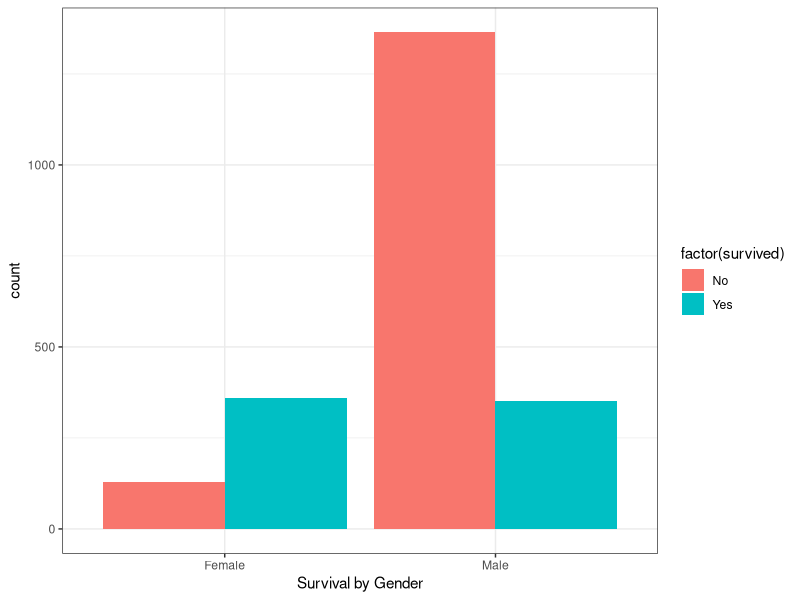
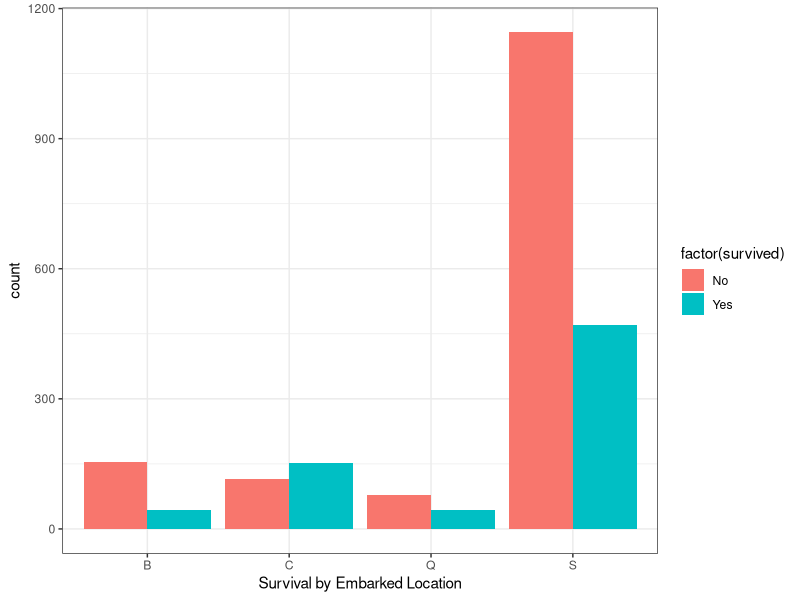
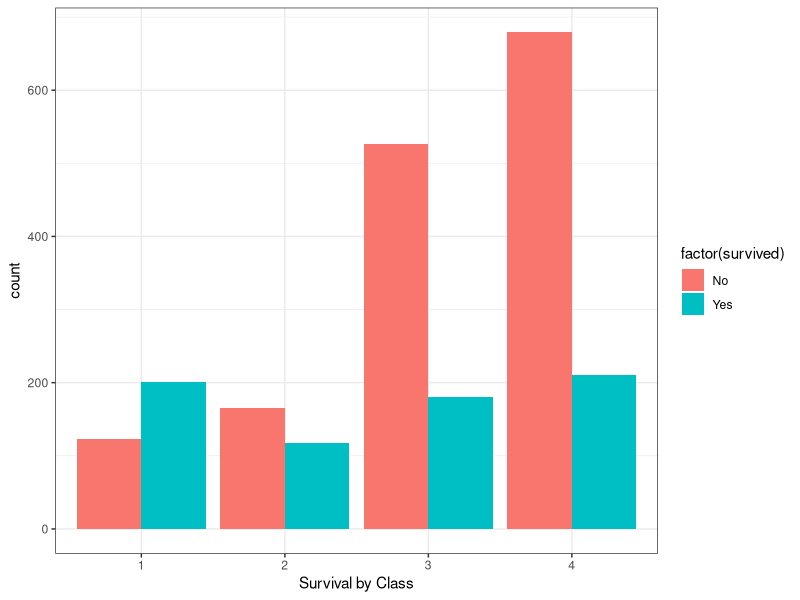
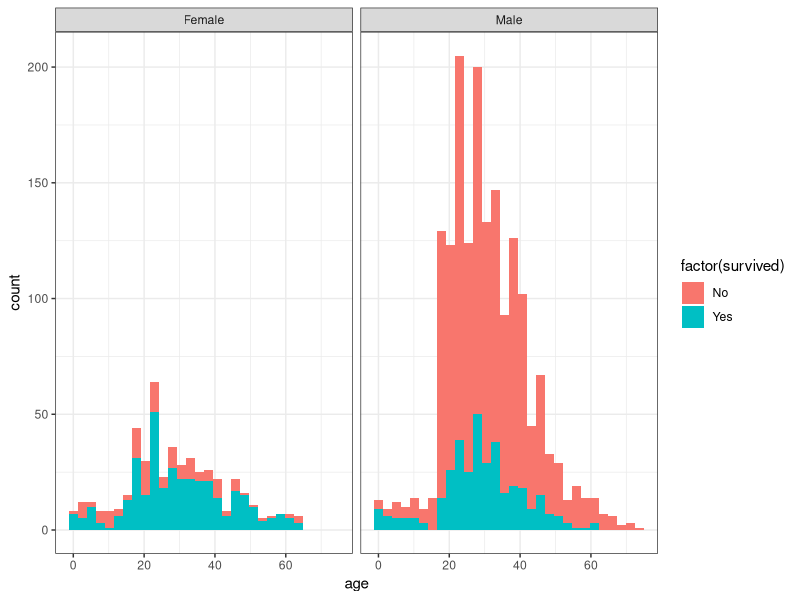

Reproduce these figures in R, in order.
library(ggplot2)
library(dplyr)
library(tidyverse)

#Import the CSV cleaned for r
titanicR <- read.csv(file='titanic_cleanR.csv',check.names=F,stringsAsFactors = F)

#Reading data classes
#sapply(titanicR, class)

#Categorical Casting (run once without assignment and then add assignment)
titanicR$class <- as.factor(titanicR$class)
titanicR$gender <- as.factor(titanicR$gender)
titanicR$embarked <- as.factor(titanicR$embarked)
titanicR$survived <- as.factor(titanicR$survived)

 #Median of Age
#median(titanicR$age, na.rm=TRUE)

#Mean of Age
#mean(titanicR$age, na.rm = TRUE)

#See Table of Gender
#table(titanicR$gender)

#See Table of Embarker
#table(titanicR$embarked)

#RandomForest
survived.equation <- "survived ~ class + gender + age + embarked"
survived.formula <- as.formula(survived.equation)
install.packages("randomForest")
library(randomForest)

titanic.model<- randomForest(formula = survived.formula, data=titanicR, ntree = 500, mtry = 3, nodesize = 0.01 * nrow(titanicR))

features.equation <- "class + gender + age + embarked"
titanic.predictions <- predict(titanic.model, newdata = titanicR)

#Relationship between Gender and Survival 
ggplot(data = titanicR, aes(x = gender, fill = factor(survived))) + 
  geom_bar(stat = "count", position = "dodge") + 
  labs(x = "Survival by Gender") + 
  theme_bw()

#Relationship between Embarked and Survival 
ggplot(data = titanicR, aes(x = embarked, fill = factor(survived))) + 
  geom_bar(stat = "count", position = "dodge") + 
  labs(x = "Survival by Embarked Location") + 
  theme_bw()

#Relationship between Class and Survival 
ggplot(data = titanicR, aes(x = class, fill = factor(survived))) + 
  geom_bar(stat = "count", position = "dodge") + 
  labs(x = "Survival by Class") + 
  theme_bw()

# First we will look at the relationship between age and survival
ggplot(data = titanicR, aes(x = age, fill = factor(survived))) + 
  geom_histogram() + 
  facet_grid(.~gender) + 
  theme_bw()
